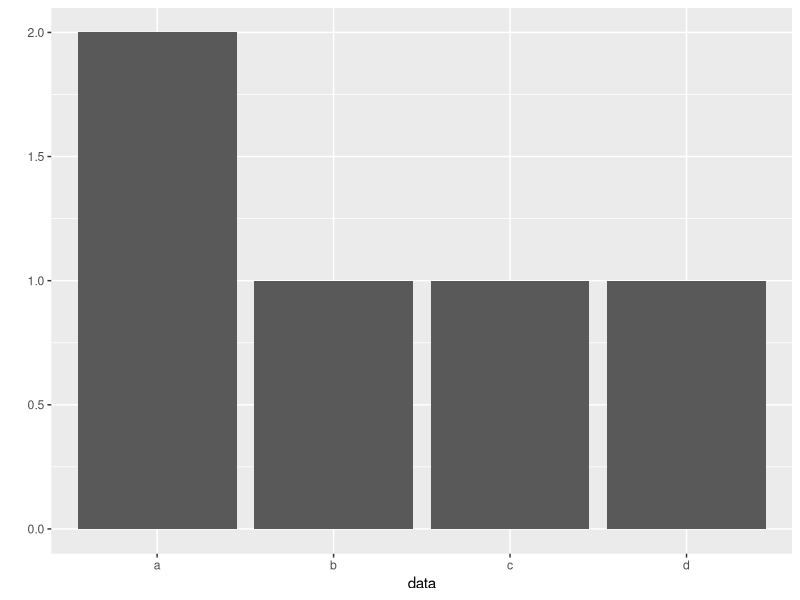
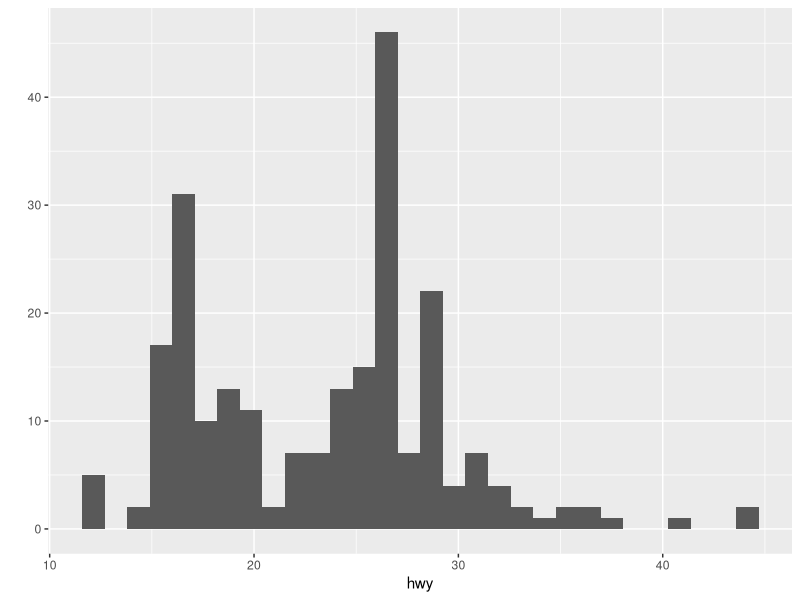
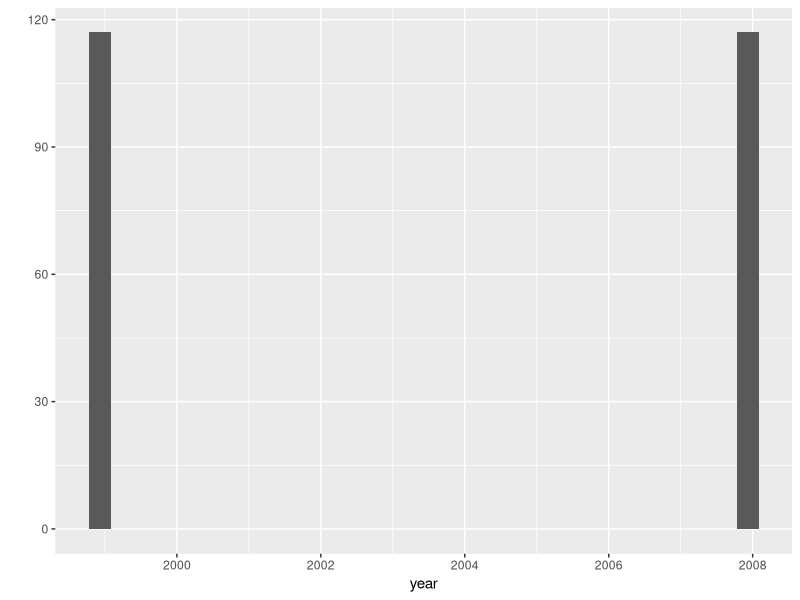
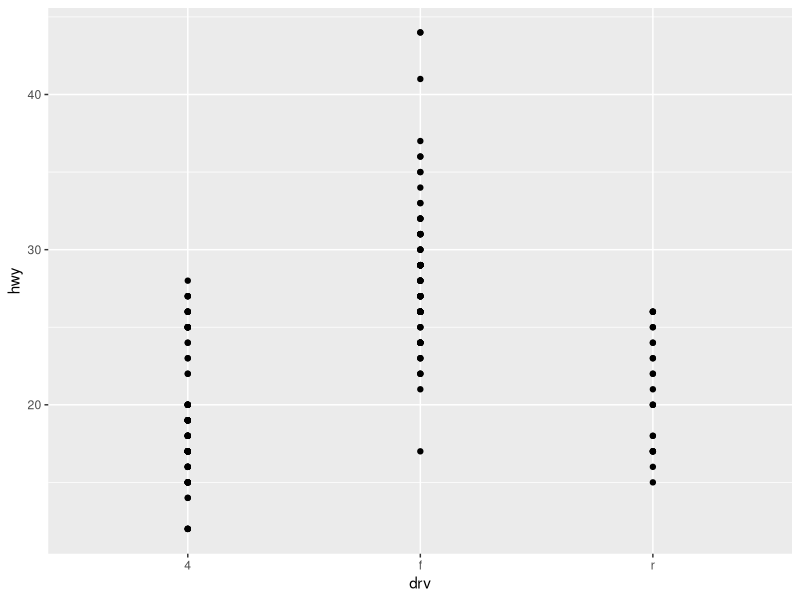
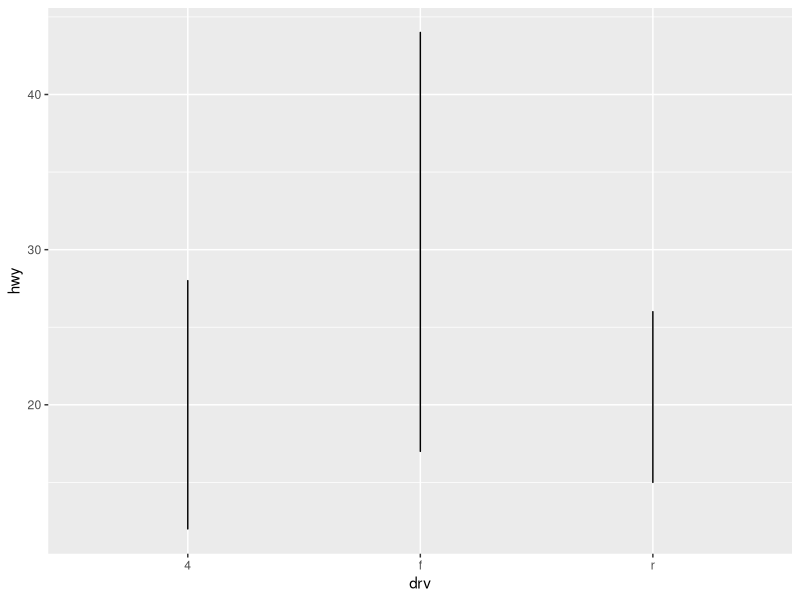
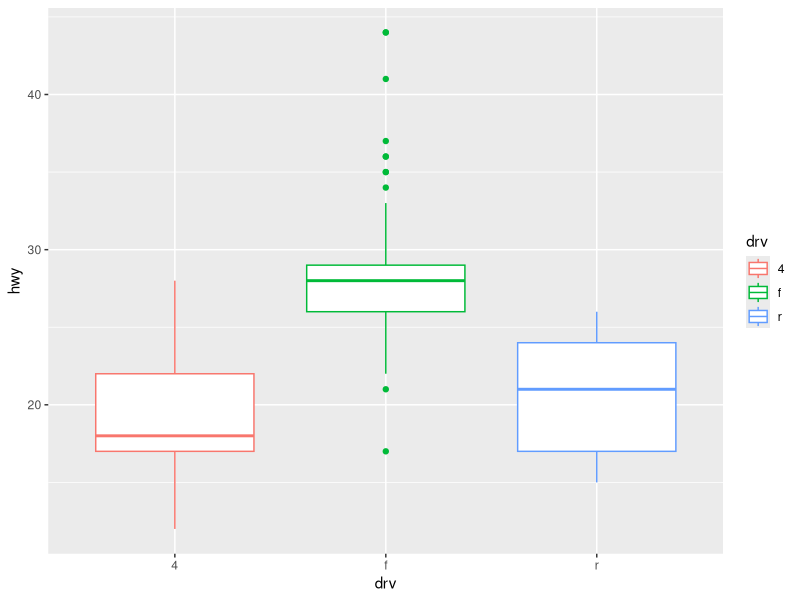

Recreate these plots in R, in order.
# Python Matplotlib
# R ggplot2

install.packages("ggplot2")
library(ggplot2)

data <- c('a','b','a','c','d')
qplot(data)

View(mpg)
class(mpg)
str(mpg)
mpg$model
dim(mpg)
colnames(mpg)
rownames(mpg)
mpg$hwy
qplot(data = mpg, x = hwy)
View(mpg)
qplot(data = mpg, x = year)
qplot(data = mpg, x = drv, y = hwy)
qplot(data = mpg, x = drv, y = hwy, geom = "line")
qplot(data = mpg, x = drv, y = hwy, geom = "boxplot", colour = drv)












